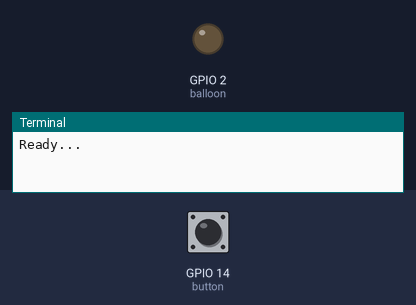
Recording of a program running on a simulated Raspberry Pi (BCM pin numbers). Parts: output pins drawn as LEDs (lit = HIGH), the last lines printed to the terminal. The inputs (shaded band) are chosen by the test bench; at power-on: GPIO 14 (button) HIGH. At 11.3 s the program stops and its outputs stay as they are.

Above: at 1.2 s.
1.3 s: GPIO 14 (button) pulled LOW for 0.15 s
At 1.8 s:
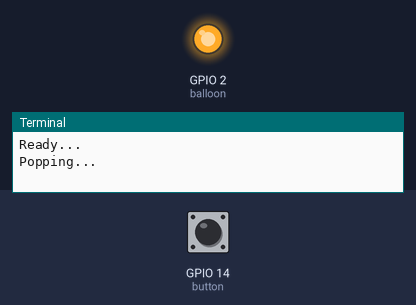
Timing chart, 0 to 12.8 s (numbered marks = the images above; inputs shaded):
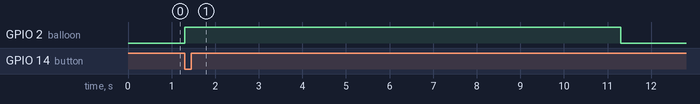

Measured:
- after the input at 1.3 s, GPIO 2 (balloon): LOW → HIGH at once, → LOW 10.0 s later

The program:

balloon.py
```python
import RPi.GPIO as GPIO
from time import sleep

GPIO.setmode(GPIO.BCM)
GPIO.setwarnings(False)

button = 14
balloon = 2

GPIO.setup(button, GPIO.IN, GPIO.PUD_UP)
GPIO.setup(balloon, GPIO.OUT)

print("Ready...")
GPIO.wait_for_edge(button, GPIO.FALLING)
print("Popping...")
GPIO.output(balloon, True)
sleep(10)
GPIO.output(balloon, False)
```
